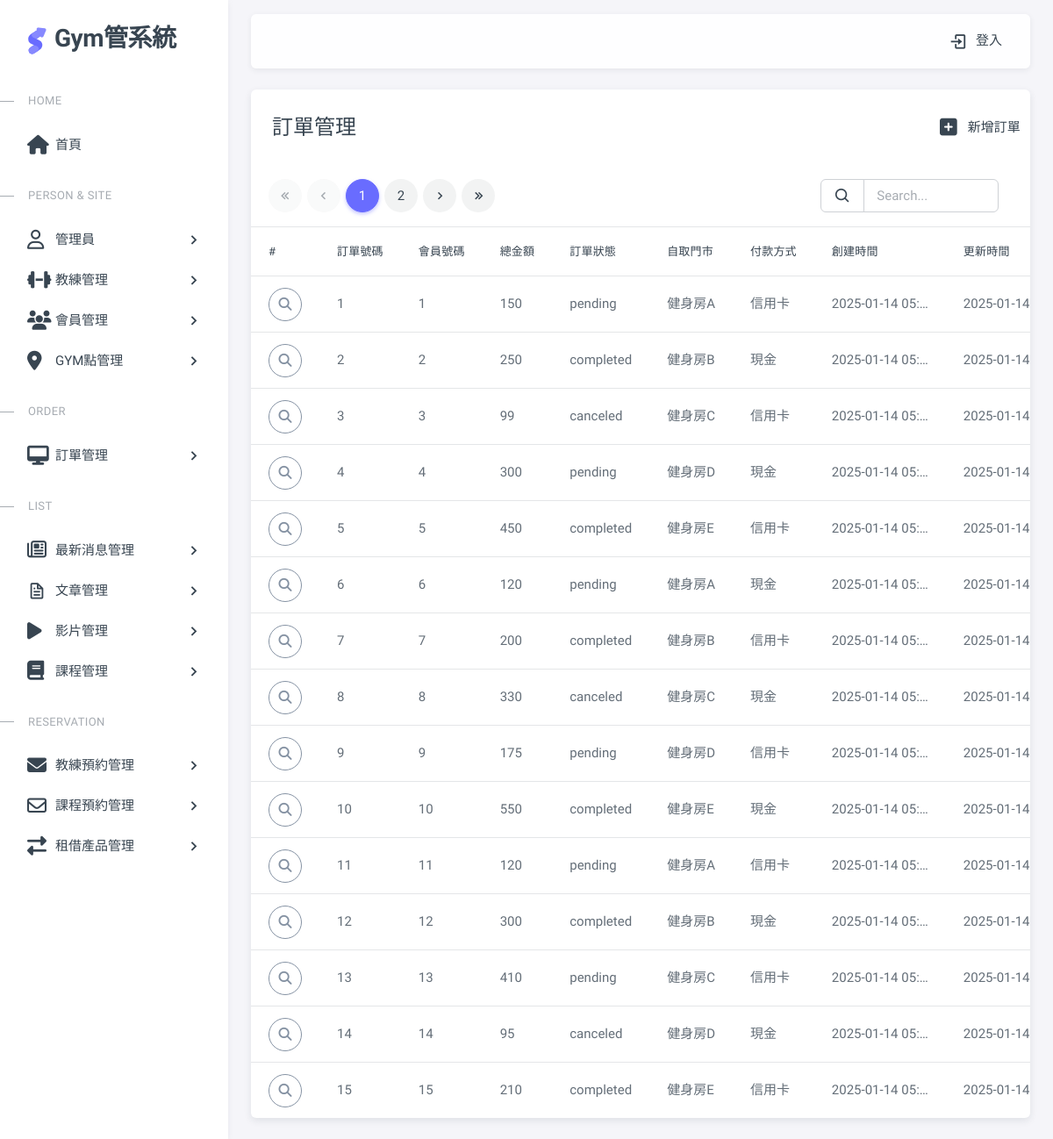
The page /pages/order.php on the database its author committed.
### tables this page shows
CREATE TABLE orders (
    order_id INT AUTO_INCREMENT PRIMARY KEY,         
    member_id INT NOT NULL,           
    total_amount DECIMAL(10, 0) NOT NULL,             
    status VARCHAR(50) NOT NULL,                      
    self_pickup_store TEXT NOT NULL,                  
    payment_method VARCHAR(50) NOT NULL,             
    created_at TIMESTAMP DEFAULT CURRENT_TIMESTAMP,  
    updated_at TIMESTAMP DEFAULT CURRENT_TIMESTAMP ON UPDATE CURRENT_TIMESTAMP 
    
);

### pages/order.php (the view, shortened to what this page needs)
<?php require __DIR__ . '/includes/init.php';?>
<?php
$perPage = 15;
$page = isset($_GET['page']) ? intval($_GET['page']) : 1;
$where =" WHERE 1 ";
$t_sql = "SELECT count(*) FROM orders $where";
$totalRows = $pdo->query($t_sql)->fetch(PDO::FETCH_NUM)[0];
if($totalRows>0){
  $sql = sprintf("SELECT * FROM `orders` %s
  LIMIT %s, %s", $where,
  ($page -1) * $perPage,
  $perPage);
  $rows = $pdo->query($sql)->fetchAll();
}
$totalPages = ceil($totalRows/$perPage);
?>
<?php include __DIR__ . '/includes/html-header.php'; ?>
<?php include __DIR__ . '/includes/html-sidebar.php'; ?>
<?php include __DIR__ . '/includes/html-layout-navbar.php'; ?>
<?php include __DIR__ . '/includes/html-content wrapper-start.php'; ?>
<div class="card">
  <div class="row">
    <div class="col-10">
      <h4 class="card-header">訂單管理</h4>
    </div>
    <div class="col-2 card-header d-flex align-items-center justify-content-center">
      <a href="order-add.php" class="nav-link">
        <span class="d-none d-sm-block">
        <i class="fa-solid fa-square-plus fa-xl mx-3"></i>新增訂單</span>
      </a>
    </div>
  </div>
  <div class="row">
      <div class="col-lg-8 mx-5 ">
        <div class="demo-inline-spacing">
          <nav aria-label="Page navigation ">
            <ul class="pagination">
              <li class="page-item first" <?=$page==1?'disabled':''?> >
                <a class="page-link" href="?page=1"><i class="tf-icon bx bx-chevrons-left bx-sm"></i></a>
              </li>
              <li class="page-item prev <?=$page==1?'disabled':''?>">
                <a class="page-link" href="?page=<?=$page-1?>">
                  <i class="tf-icon bx bx-chevron-left bx-sm"></i>
                </a>
              </li>
              <?php for($i = 1; $i <= $totalPages; $i++):
                  $qs = array_filter($_GET);
                  $qs['page']= $i ?>
                <li class="page-item <?=$page == $i?'active':''?> ">
                  <a class="page-link" href="?<?=http_build_query($qs)?>"><?=$i?></a>
                </li>
              <?php endfor;?>
              <li class="page-item next <?=$page==$totalPages?'disabled':''?>" >
                <a class="page-link" href="?page=<?=$page+1?>"><i class="tf-icon bx bx-chevron-right bx-sm"></i></a>
              </li>
              <li class="page-item last" <?=$page==$totalPages?'disabled':''?>>
                <a class="page-link" href="?page=<?=$totalPages?>"><i class="tf-icon bx bx-chevrons-right bx-sm"></i></a>
              </li>
            </ul>
          </nav>
        </div>
      </div>
      <div class="col-lg-3 me-5  d-flex align-items-center justify-content-end">
        <form class="d-flex  ">
            <div class="input-group">
                  <button class="input-group-text">
                    <i class="tf-icons bx bx-search"></i>
                  </button>
              <input type="search" class="form-control" placeholder="Search..." name="keyword" value="<?=empty($_GET['keyword'])?'':htmlentities($_GET['keyword'])?>">
            </div>
        </form>
      </div>
    </div>
  <div class="table-responsive text-nowrap">
    <table class="table table-hover">
      <thead>
        <tr>
        <th>#</th>
          <th>訂單號碼</th>
          <th>會員號碼</th>
          <th>總金額</th>
          <th>訂單狀態</th>
          <th>自取門市</th>
          <th>付款方式</th>
          <th>創建時間</th>
          <th>更新時間</th>
        </tr>
      </thead>
      <tbody class="table-border-bottom-0">
        <?php foreach($rows as $v):?>
        <tr>
          <td><button type="button" class="btn rounded-pill btn-icon btn-outline-secondary" data-bs-toggle="modal"  data-bs-target="#exLargeModal"  data-order-id="<?=$v['order_id']?>" id="viewBtn">
            <i class="fa-solid fa-magnifying-glass"></i>
          </button></td>
          <td title="<?=$v['order_id']?>"><?=$v['order_id']?></td>
          <td style="max-width: 200px" title="<?=$v['member_id']?>"><?=$v['member_id']?></td>
          <td style="max-width: 150px" title="<?=htmlentities($v['total_amount'])?>">
            <?=htmlentities($v['total_amount'])?></td>
          <td title="<?=$v['status']?>"><?=$v['status']?></td>
          <td style="max-width: 150px" title="<?=$v['self_pickup_store']?>"><?=$v['self_pickup_store']?></td>
          <td style="max-width: 150px" title="<?=$v['payment_method']?>"><?=$v['payment_method']?></td>
          <td style="max-width: 150px" title="<?=$v['created_at']?>"><?=$v['created_at']?></td>
          <td style="max-width: 150px" title="<?=$v['updated_at']?>"><?=$v['updated_at']?></td>
        </tr>
        <?php endforeach;?>
      </tbody>
    </table>
  </div>
</div>
        </div>
<?php include __DIR__ . '/includes/html-content wrapper-end.php'; ?>
<?php include __DIR__ . '/includes/html-footer.php'; ?>

### assets/css/demo.css (style rules this page uses)
.demo-inline-spacing > * { margin: 1rem 0.375rem 0 0 !important; }

### pages/order.php (style rules this page uses)
td { overflow: hidden; text-overflow: ellipsis; white-space: nowrap; }

### rows shown on the page
orders: order_id "1", member "1", total_amount "150", status "pending", self_pickup_store "健身房A", payment_method "信用卡", created_at "2025-01-14 05…", updated_at "2025-01-14 05…"
orders: order_id "2", member "2", total_amount "250", status "completed", self_pickup_store "健身房B", payment_method "現金", created_at "2025-01-14 05…", updated_at "2025-01-14 05…"
orders: order_id "3", member "3", total_amount "99", status "canceled", self_pickup_store "健身房C", payment_method "信用卡", created_at "2025-01-14 05…", updated_at "2025-01-14 05…"
orders: order_id "4", member "4", total_amount "300", status "pending", self_pickup_store "健身房D", payment_method "現金", created_at "2025-01-14 05…", updated_at "2025-01-14 05…"
orders: order_id "5", member "5", total_amount "450", status "completed", self_pickup_store "健身房E", payment_method "信用卡", created_at "2025-01-14 05…", updated_at "2025-01-14 05…"
orders: order_id "6", member "6", total_amount "120", status "pending", self_pickup_store "健身房A", payment_method "現金", created_at "2025-01-14 05…", updated_at "2025-01-14 05…"
orders: order_id "7", member "7", total_amount "200", status "completed", self_pickup_store "健身房B", payment_method "信用卡", created_at "2025-01-14 05…", updated_at "2025-01-14 05…"
orders: order_id "8", member "8", total_amount "330", status "canceled", self_pickup_store "健身房C", payment_method "現金", created_at "2025-01-14 05…", updated_at "2025-01-14 05…"
orders: order_id "9", member "9", total_amount "175", status "pending", self_pickup_store "健身房D", payment_method "信用卡", created_at "2025-01-14 05…", updated_at "2025-01-14 05…"
orders: order_id "10", member "10", total_amount "550", status "completed", self_pickup_store "健身房E", payment_method "現金", created_at "2025-01-14 05…", updated_at "2025-01-14 05…"
orders: order_id "11", member "11", total_amount "120", status "pending", self_pickup_store "健身房A", payment_method "信用卡", created_at "2025-01-14 05…", updated_at "2025-01-14 05…"
orders: order_id "12", member "12", total_amount "300", status "completed", self_pickup_store "健身房B", payment_method "現金", created_at "2025-01-14 05…", updated_at "2025-01-14 05…"
orders: order_id "13", member "13", total_amount "410", status "pending", self_pickup_store "健身房C", payment_method "信用卡", created_at "2025-01-14 05…", updated_at "2025-01-14 05…"
orders: order_id "14", member "14", total_amount "95", status "canceled", self_pickup_store "健身房D", payment_method "現金", created_at "2025-01-14 05…", updated_at "2025-01-14 05…"
orders: order_id "15", member "15", total_amount "210", status "completed", self_pickup_store "健身房E", payment_method "信用卡", created_at "2025-01-14 05…", updated_at "2025-01-14 05…"
